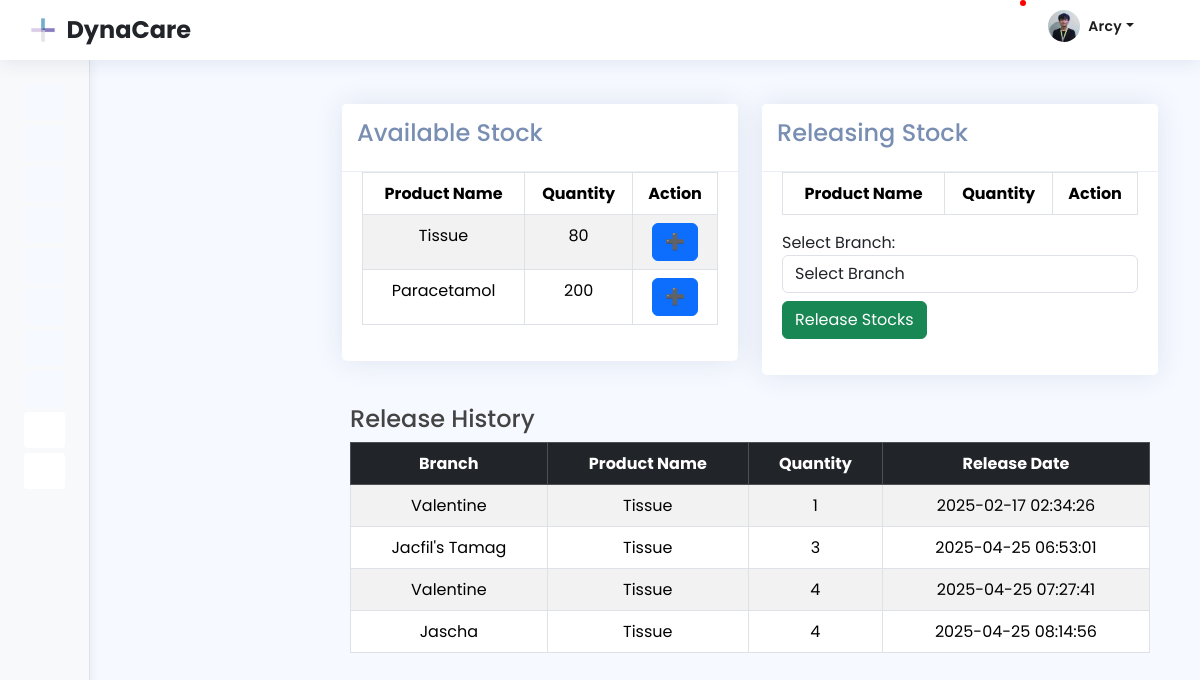
The page /delivery/release_stock.php (signed in) on the database as committed earlier.
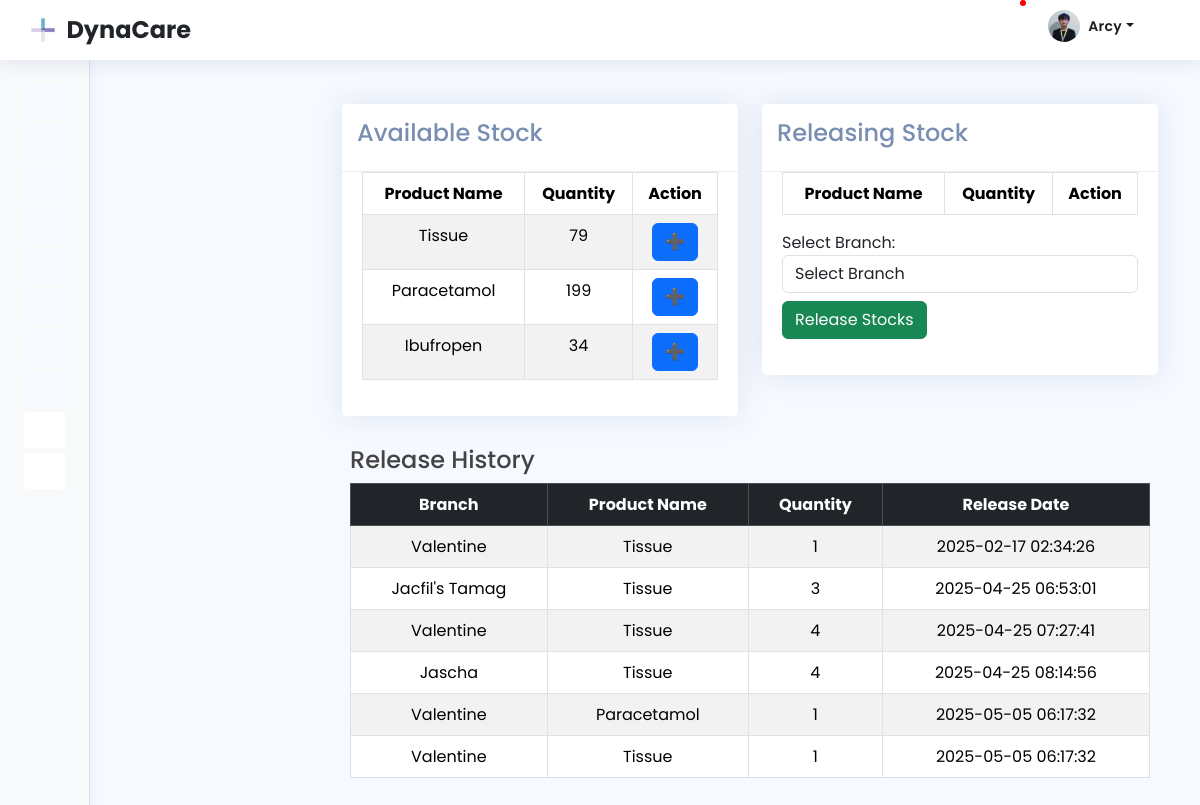
The same page on the database as committed later.
### tables this page shows
CREATE TABLE `delivery` (
  `id` int(20) NOT NULL,
  `dosage` varchar(150) NOT NULL,
  `product_name` varchar(100) NOT NULL,
  `brand` varchar(150) NOT NULL,
  `batch` varchar(222) NOT NULL,
  `supplier` varchar(150) NOT NULL,
  `price` decimal(25,0) NOT NULL,
  `received` varchar(250) NOT NULL,
  `expiration_date` varchar(100) NOT NULL,
  `delivery_man` varchar(250) NOT NULL,
  `contact_number` varchar(100) NOT NULL,
  `quantity` varchar(100) NOT NULL,
  `categories_id` int(20) NOT NULL,
  `branch_id` int(11) DEFAULT NULL
);

CREATE TABLE `release_stock` (
  `id` int(20) NOT NULL,
  `delivery_id` int(20) NOT NULL,
  `branches_id` int(20) NOT NULL,
  `quantity` varchar(100) NOT NULL,
  `release_date` timestamp NOT NULL DEFAULT current_timestamp() ON UPDATE current_timestamp()
);

CREATE TABLE `branches` (
  `id` int(20) NOT NULL,
  `branch_name` varchar(20) NOT NULL
);

### delivery/release_stock.php (the view, shortened to what the rows shown need)
<?php
include "../db_conn.php";
include '../includes/header.php';
include '../includes/footer.php';
?>
<main id="main" class="main">
    <section class="dashboard section">
        <div class="container-fluid">
            <div class="row">
                <div class="col-md-6">
                    <div class="card">
                        <div class="card-body">
                            <div class="table-responsive">
                                <table id="productTable" class="table table-bordered table-hover table-striped text-center">
                                    <thead>
                                        <tr>
                                            <th>Product Name</th>
                                            <th>Quantity</th>
                                            <th>Action</th>
                                        </tr>
                                    </thead>
                                    <tbody>
                                        <?php
                                        $sql = "SELECT id, product_name, quantity FROM delivery";
                                        $result = $con->query($sql);
                                        if ($result->num_rows > 0) {
                                            while ($row = $result->fetch_assoc()) {
                                                $disabled = ($row["quantity"] == 0) ? "disabled" : "";
                                                echo "<tr data-id='" . $row["id"] . "' data-name='" . $row["product_name"] . "' data-stock='" . $row["quantity"] . "'>";
                                                echo "<td>" . htmlspecialchars($row["product_name"]) . "</td>";
                                                echo "<td class='stock-display'>" . htmlspecialchars($row["quantity"]) . "</td>";
                                                echo "<td><button class='release-to-order btn btn-primary' data-id='" . $row["id"] . "' $disabled>➕</button></td>";
                                                echo "</tr>";
                                            }
                                        } else {
                                            echo "<tr><td colspan='3'>No products Found.</td></tr>";
                                        }
                                        ?>
                                    </tbody>
                                </table>
                            </div>
                        </div>
                    </div>
                </div>
                <div class="col-md-6">
                    <div class="card">
                        <div class="card-body">
                            <form id="releaseForm" method="POST" action="release_stock.php">
                                <table id="orderTable" class="table table-bordered table-hover table-striped text-center">
                                    <thead>
                                        <tr>
                                            <th>Product Name</th>
                                            <th>Quantity</th>
                                            <th>Action</th>
                                        </tr>
                                    </thead>
                                </table>
                            </form>
                        </div>
                    </div>
                </div>
            </div>
        </div>
        <div class="card-body">
    <div class="table-responsive">
        <table id="myTable" class="custom-table table table-bordered table-hover table-striped">
            <thead class="table-dark">
                <tr>
                    <th class="text-center">Branch</th>
                    <th class="text-center">Product Name</th>
                    <th class="text-center">Quantity</th>
                    <th class="text-center">Release Date</th>
                </tr>
            </thead>
            <tbody>
                <?php
        $query = "
        SELECT rs.*, d.product_name, b.branch_name
        FROM release_stock rs
        INNER JOIN delivery d ON rs.delivery_id = d.id
        INNER JOIN branches b ON rs.branches_id = b.id
        WHERE rs.delivery_id IS NOT NULL AND rs.branches_id IS NOT NULL";
        $result = $con->query($query);
                if ($result->num_rows > 0) {
                    while ($row = $result->fetch_assoc()) {
                        echo "<tr>
                            <td class='text-center'>" . htmlspecialchars($row['branch_name']) . "</td>
                            <td class='text-center'>" . htmlspecialchars($row['product_name']) . "</td>
                            <td class='text-center'>" . htmlspecialchars($row['quantity']) . "</td>
                            <td class='text-center'>" . htmlspecialchars($row['release_date']) . "</td>
                        </tr>";
                    }
                } else {
                    echo "<tr><td colspan='4' class='text-center'>No Release records found</td></tr>";
                }
                ?>
            </tbody>
        </table>
    </div>
</div>
    </section>
</main>

Rows that differ between the two databases and show on the page:
changed delivery "Tissue": quantity "80" → "79"
changed delivery "Paracetamol": quantity "200" → "199"
added delivery: product_name "Ibufropen", quantity "34"
added release_stock: branches.branch_name "Valentine", delivery.product_name "Paracetamol", quantity "1", release_date "2025-05-05 06:17:32"
added release_stock: branches.branch_name "Valentine", delivery.product_name "Tissue", quantity "1", release_date "2025-05-05 06:17:32"
